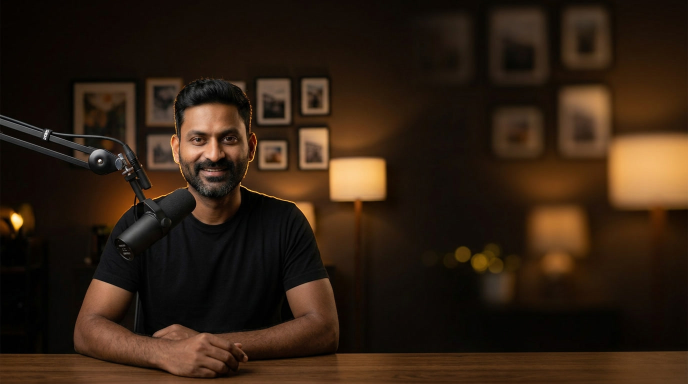
#> input picture channels/claude-tricks/assets/character/host_library/longform_champagne_v1/using-the-reference-image-keep-the-e_1f1a0752_0.jpg, 1376 x 768 px (shown at 1/2 size)
$ python -i make_aaja_ve_outnow_cards.py   (imports and definitions only)
#> lines starting #> are read from the running program, lines starting #| are printed output that depends on the picture
#!/usr/bin/env python3
"""PIL cards for the Aaja Ve "OUT NOW" glimpse Short (9:16, 1080x1920).

Two cards, both composed on the SAME band geometry the body of the cut uses
(1080x1200 band at y=250 over a blurred, darkened copy of the frame, gold hairlines)
so the title card reads as the same film rather than a bolt-on slate -- which is what
makes the end frame a clean loop back into 0:00.

  title  : S09_THUMB (dusk ridge two-shot) in the band, "AAJA VE" + "AB LIVE" set in
           Didot gold in the 470px dead zone below the band. Frame-zero == end-frame.
  subscribe : text-only brand card, deep teal-blue -> amber vertical grade + grain,
           "Poora gaana - channel pe [rose]" / "Subscribe".

Emoji note: Apple Color Emoji is an sbix font that only accepts a handful of ppem values
-- which ones depends on the Pillow/FreeType build (137 is the usual answer and is
REJECTED here; 160 and 96 load). Asking for the display size directly raises "invalid
pixel size", so the glyph is drawn at the first ppem that loads and then downscaled.

Usage: python3 scripts/make_aaja_ve_outnow_cards.py --outdir <dir>
"""
import argparse, os
from PIL import Image, ImageDraw, ImageFilter, ImageFont

W, H = 1080, 1920
BAND_W, BAND_H, BAND_Y = 1080, 1200, 250

GOLD = (240, 196, 92)
GOLD_SOFT = (232, 205, 150)
CREAM = (250, 243, 232)
TEAL_TOP = (14, 34, 44)
TEAL_MID = (22, 52, 62)
AMBER_BOT = (86, 52, 30)

DIDOT = "/System/Library/Fonts/Supplemental/Didot.ttc"
GEORGIA_B = "/System/Library/Fonts/Supplemental/Georgia Bold.ttf"
GEORGIA = "/System/Library/Fonts/Supplemental/Georgia.ttf"
EMOJI = "/System/Library/Fonts/Apple Color Emoji.ttc"
EMOJI_PPEM = (160, 137, 96, 64)   # first one FreeType accepts wins


def font(path, size, index=0):
    try:
        return ImageFont.truetype(path, size, index=index)
    except Exception:
        return ImageFont.load_default()


def text_w(d, s, f, track=0):
    if not track:
        return d.textlength(s, font=f)
    return sum(d.textlength(c, font=f) + track for c in s) - track


def draw_tracked(d, xy, s, f, fill, track=0, shadow=None):
    """Letter-spaced text (PIL has no tracking). shadow = (dx, dy, rgba)."""
    x, y = xy
    for c in s:
        if shadow:
            dx, dy, sc = shadow
            d.text((x + dx, y + dy), c, font=f, fill=sc)
        d.text((x, y), c, font=f, fill=fill)
        x += d.textlength(c, font=f) + track


def centered_tracked(d, y, s, f, fill, track=0, shadow=None):
    w = text_w(d, s, f, track)
    draw_tracked(d, ((W - w) / 2, y), s, f, fill, track, shadow)
    return w


# [16 lines left out: function emoji_tile, not called in this run]


def grain(img, amount=7):
    import random
    random.seed(20260807)
    n = Image.new("L", (W // 2, H // 2))
    n.putdata([random.gauss(128, amount) for _ in range(n.width * n.height)])
    n = n.resize((W, H), Image.BILINEAR).filter(ImageFilter.GaussianBlur(0.4))
    return Image.blend(img, Image.merge("RGB", (n, n, n)), 0.055)


def band_plate(still_path):
    """Blurred cover backdrop + sharp 0.9-aspect band + gold hairlines -- the body's look."""
    src = Image.open(still_path).convert("RGB")
#> src is the input picture: PIL image 1376x768 RGB; mean R, G, B 50, 32.9, 18.7
    sw, sh = src.size
#> sw = 1376; sh = 768

    s = max(W / sw, H / sh)
#> s = 2.5
    bg = src.resize((int(sw * s), int(sh * s)), Image.LANCZOS)
    bx, by = (bg.width - W) // 2, (bg.height - H) // 2
#> bx = 1180; by = 0
    bg = bg.crop((bx, by, bx + W, by + H)).filter(ImageFilter.GaussianBlur(34))
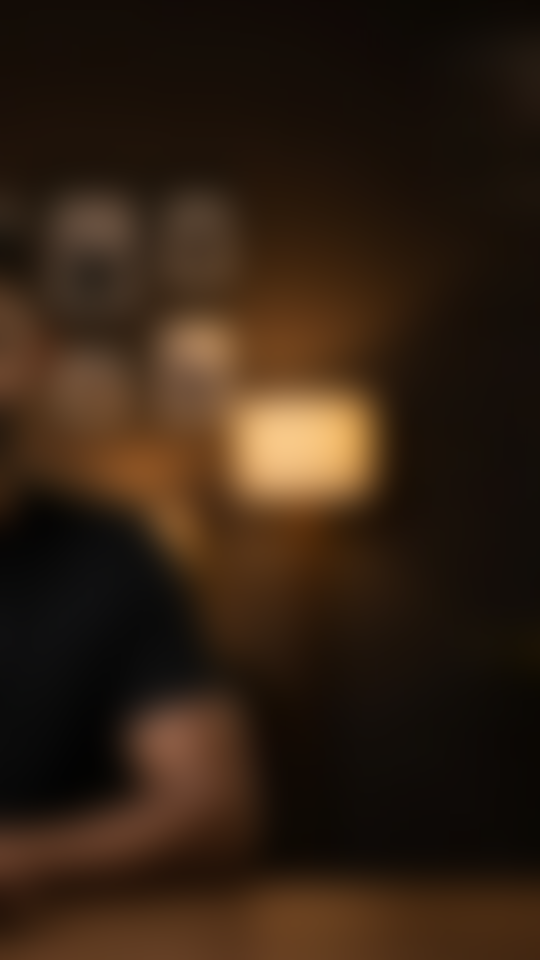
#> bg: PIL image 1080x1920 RGB (shown at 1/2 size); mean R, G, B 49.8, 32.7, 18.6
    bg = Image.eval(bg, lambda v: int(v * 0.80))
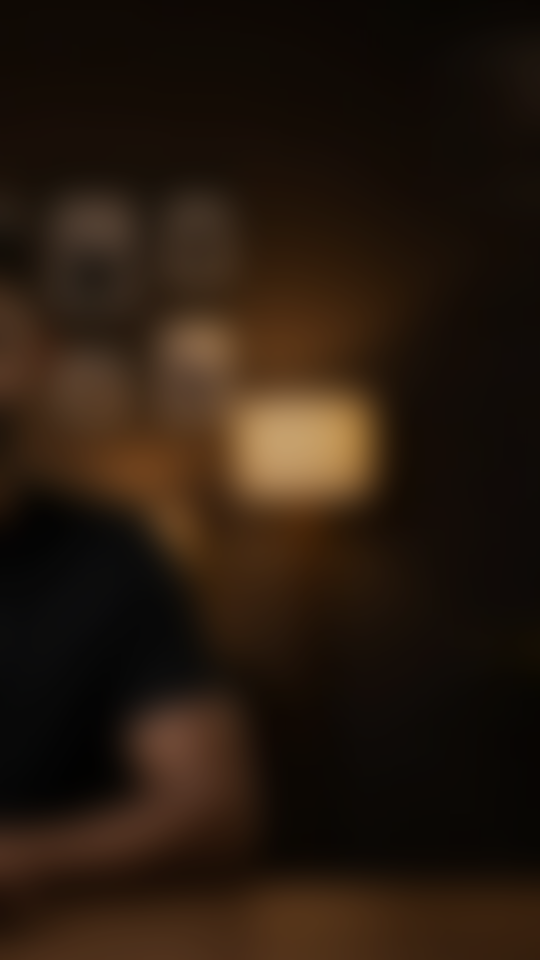
#> bg: PIL image 1080x1920 RGB (shown at 1/2 size); mean R, G, B 39.4, 25.8, 14.4

    s2 = max(BAND_W / sw, BAND_H / sh)
#> s2 = 1.56
    bd = src.resize((int(sw * s2), int(sh * s2)), Image.LANCZOS)
    cx, cy = (bd.width - BAND_W) // 2, (bd.height - BAND_H) // 2
#> cx = 535; cy = 0
    bd = bd.crop((cx, cy, cx + BAND_W, cy + BAND_H))
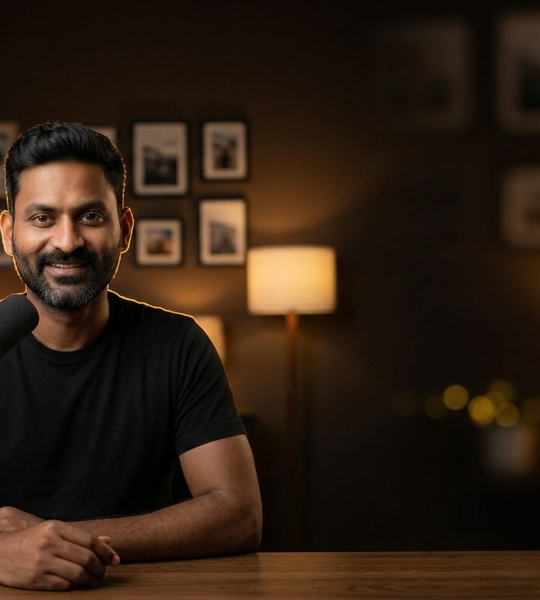
#> bd: PIL image 1080x1200 RGB (shown at 1/2 size); mean R, G, B 47.8, 31.9, 19.1

    bg.paste(bd, (0, BAND_Y))
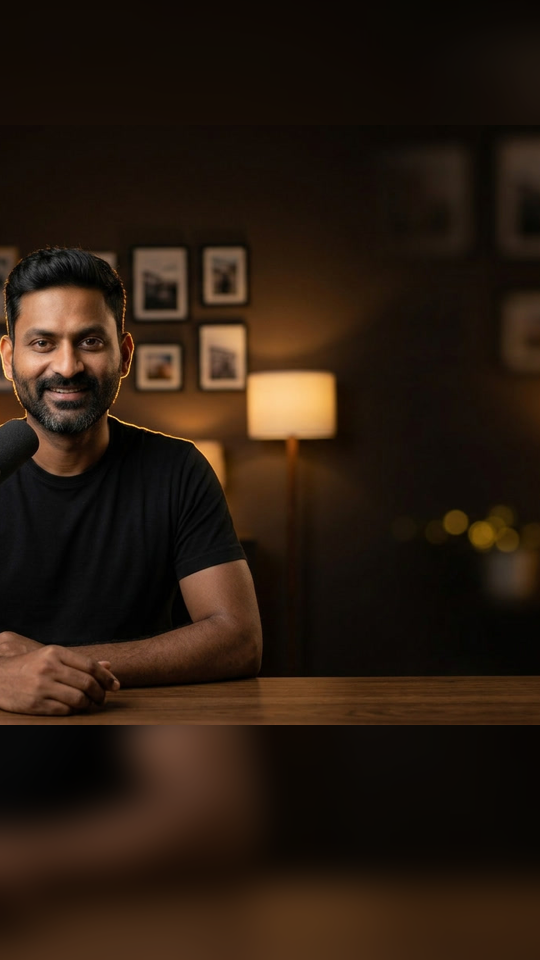
#> bg: PIL image 1080x1920 RGB (shown at 1/2 size); mean R, G, B 41.7, 27.2, 15.9
    d = ImageDraw.Draw(bg, "RGBA")
    d.rectangle([0, BAND_Y, W, BAND_Y + 2], fill=GOLD + (77,))
    d.rectangle([0, BAND_Y + BAND_H - 2, W, BAND_Y + BAND_H], fill=GOLD + (77,))
    return bg


def card_title(still_path, out):
    img = band_plate(still_path)
    d = ImageDraw.Draw(img, "RGBA")

    # scrim under the type zone so gold on dusk sky stays legible
    zone = Image.new("RGBA", (W, H - (BAND_Y + BAND_H)), (0, 0, 0, 0))
#> zone: PIL image 1080x470 RGBA; every value is 0
    zd = ImageDraw.Draw(zone)
    for i in range(zone.height):
        zd.line([(0, i), (W, i)], fill=(6, 14, 20, int(150 * min(1, i / 90))))
    img.paste(zone, (0, BAND_Y + BAND_H), zone)
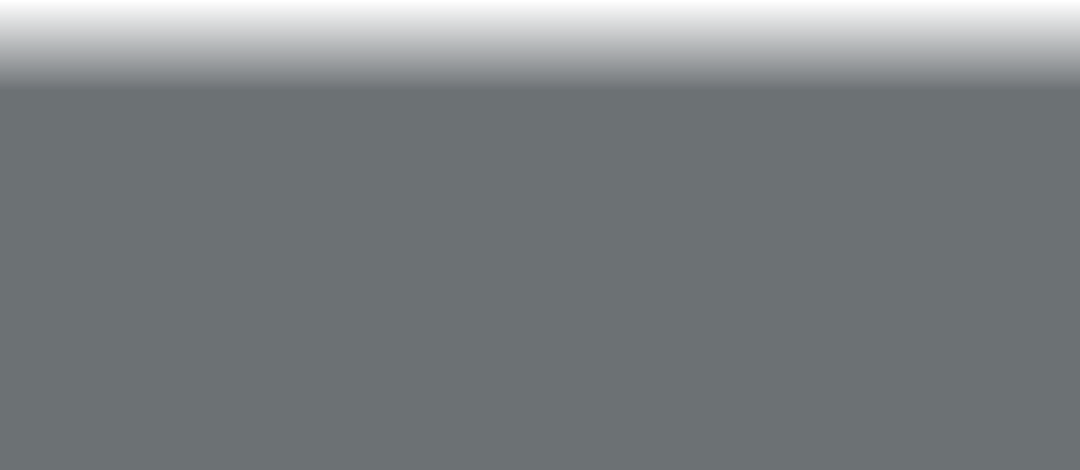
#> zone: PIL image 1080x470 RGBA; mean R, G, B, A 6, 14, 20, 135.4; transparent parts drawn white
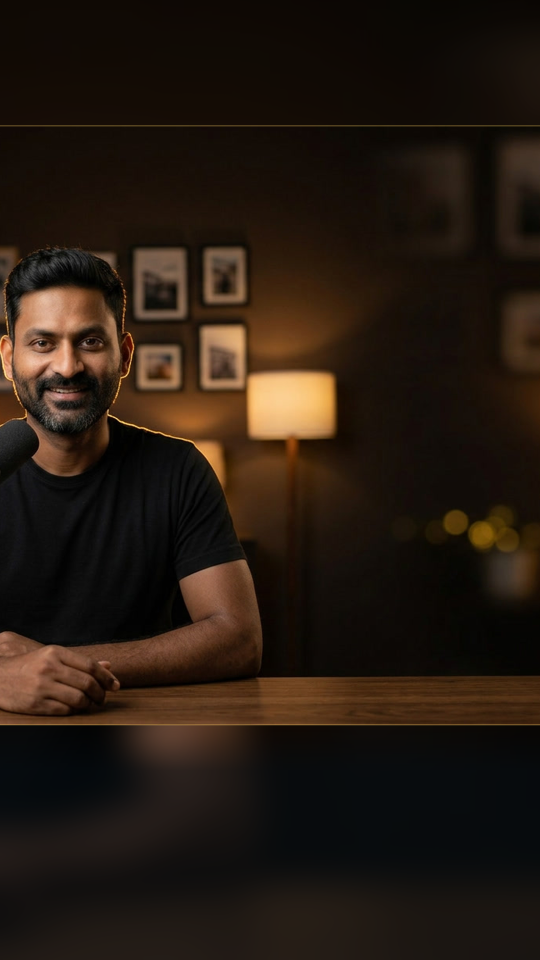
#> img: PIL image 1080x1920 RGB (shown at 1/2 size); mean R, G, B 37.4, 26, 16.8

    # wordmark above the band
    f_mark = font(GEORGIA, 34)
    centered_tracked(d, 150, "A A S H I Q A N A", f_mark, GOLD_SOFT + (215,), track=6,
                     shadow=(0, 2, (0, 0, 0, 170)))

    # title in the dead zone below the band
    f_title = font(DIDOT, 132, index=1)          # Didot Bold
    centered_tracked(d, BAND_Y + BAND_H + 78, "AAJA VE", f_title, GOLD, track=10,
                     shadow=(0, 5, (0, 0, 0, 190)))

    # "AB LIVE" in a hairline gold pill
    f_sub = font(GEORGIA_B, 46)
    label, track = "AB LIVE", 12
    tw = text_w(d, label, f_sub, track)
#> tw = 249.4
    pw, ph = tw + 92, 86
#> pw = 341.4; ph = 86
    px, py = (W - pw) / 2, BAND_Y + BAND_H + 268
#> px = 369.3; py = 1718
    d.rounded_rectangle([px, py, px + pw, py + ph], radius=ph / 2,
                        fill=(10, 26, 34, 165), outline=GOLD + (225,), width=3)
    draw_tracked(d, (px + 46, py + 18), label, f_sub, GOLD, track,
                 shadow=(0, 2, (0, 0, 0, 160)))

    img = grain(img)
#> in grain, `n = Image.new("L", (W // 2, H // 2))`: n: PIL image 540x960 L; every value is 0
#> in grain, `n.putdata([random.gauss(128, amount) for _ in range(n.width * n.height..`:
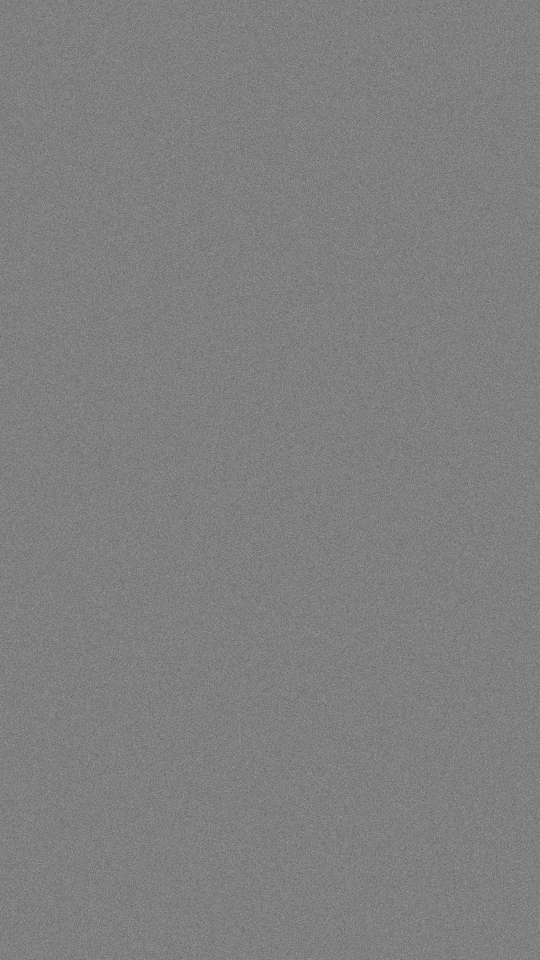
#> n: PIL image 540x960 L; min 94, max 163, mean 127.5
    img.save(out, quality=96)
    print(">> title card", out)


# [81 lines left out: functions card_subscribe, main, not called in this run]


# [2 lines not run here, left out]

>>> result = card_title('../channels/claude-tricks/assets/character/host_library/longform_champagne_v1/using-the-reference-image-keep-the-e_1f1a0752_0.jpg', 'out.png')

$ run again, on channels/claude-tricks/assets/character/host_library/longform_champagne_v1/using-the-reference-image-keep-the-e_1f1a0756_1.jpg
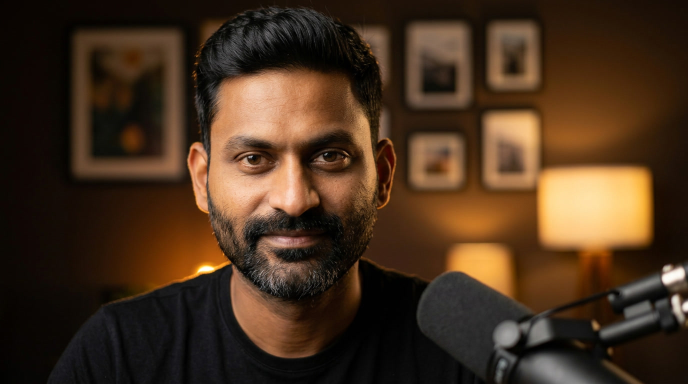
#> input picture channels/claude-tricks/assets/character/host_library/longform_champagne_v1/using-the-reference-image-keep-the-e_1f1a0756_1.jpg, 1376 x 768 px (shown at 1/2 size)
#> in band_plate, src is the input picture: PIL image 1376x768 RGB; mean R, G, B 71.6, 49.3, 30.3
#> in band_plate, `bd = bd.crop((cx, cy, cx + BAND_W, cy + BAND_H))`:
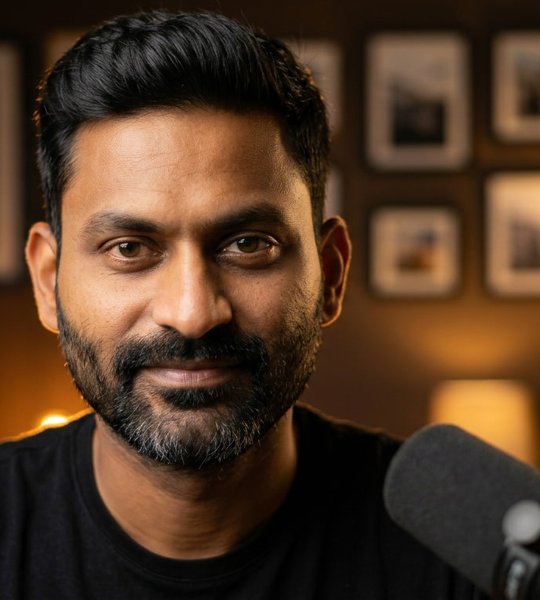
#> bd: PIL image 1080x1200 RGB (shown at 1/2 size); mean R, G, B 81.6, 56.9, 37.7
#> in card_title, `img.paste(zone, (0, BAND_Y + BAND_H), zone)`:
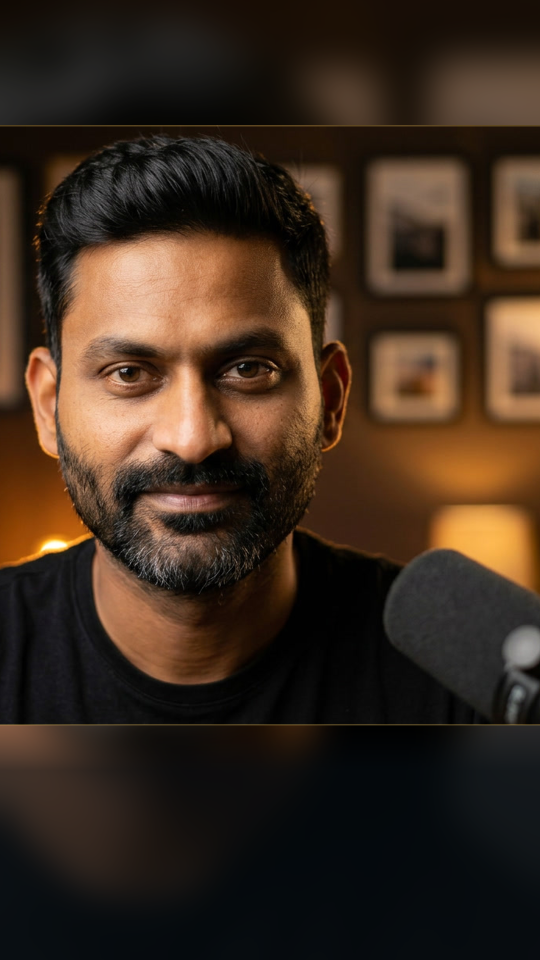
#> img: PIL image 1080x1920 RGB (shown at 1/2 size); mean R, G, B 60.2, 43.6, 30.7
#> tw = 249.4
#> pw = 341.4; ph = 86
#> px = 369.3; py = 1718

$ run again, on channels/claude-tricks/assets/character/host_library/longform_champagne_v1/using-the-reference-image-keep-the-e_1f1a0757_0.jpg
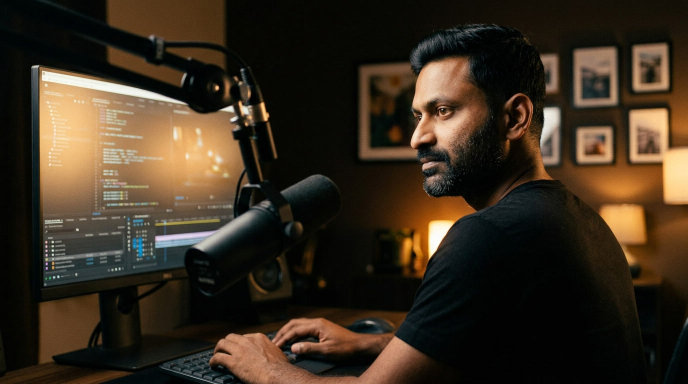
#> input picture channels/claude-tricks/assets/character/host_library/longform_champagne_v1/using-the-reference-image-keep-the-e_1f1a0757_0.jpg, 1376 x 768 px (shown at 1/2 size)
#> in band_plate, src is the input picture: PIL image 1376x768 RGB; mean R, G, B 57.6, 45.6, 31.1
#> in band_plate, `bd = bd.crop((cx, cy, cx + BAND_W, cy + BAND_H))`:
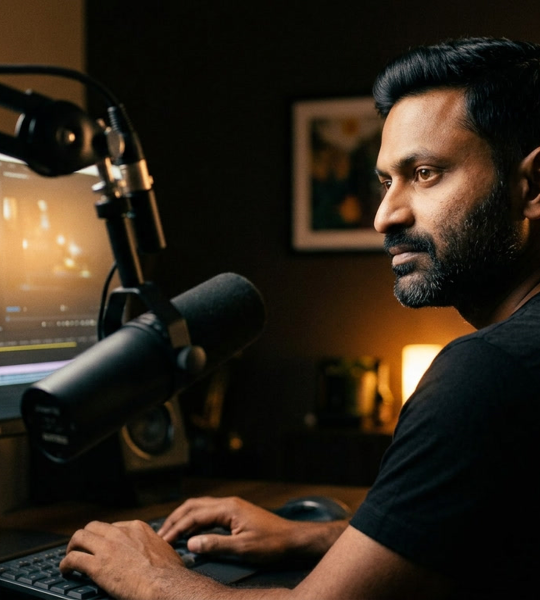
#> bd: PIL image 1080x1200 RGB (shown at 1/2 size); mean R, G, B 47.7, 37.4, 25.7
#> in card_title, `img.paste(zone, (0, BAND_Y + BAND_H), zone)`:
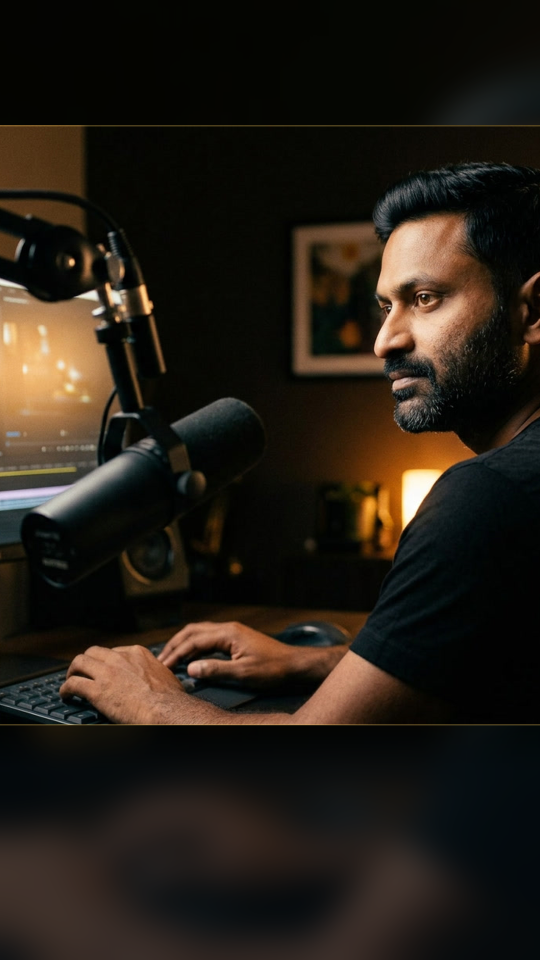
#> img: PIL image 1080x1920 RGB (shown at 1/2 size); mean R, G, B 37, 30.1, 21.9
#> tw = 249.4
#> pw = 341.4; ph = 86
#> px = 369.3; py = 1718
